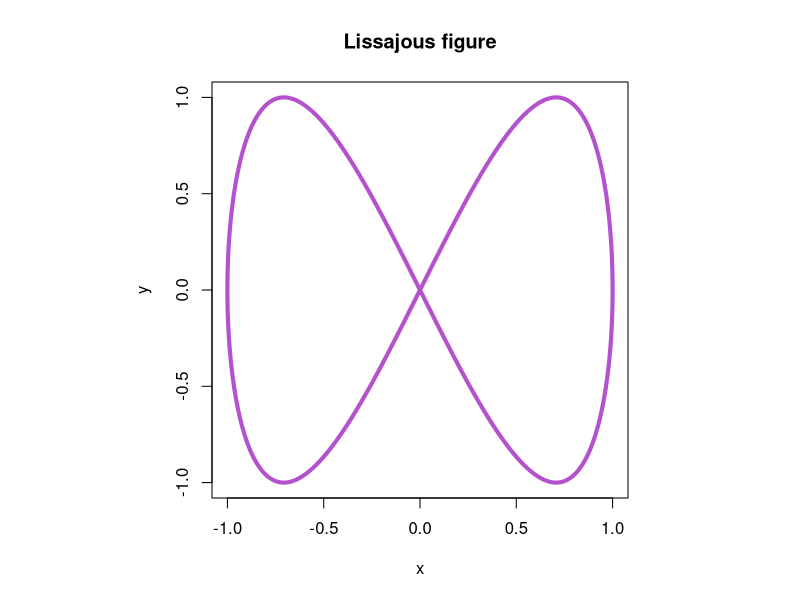
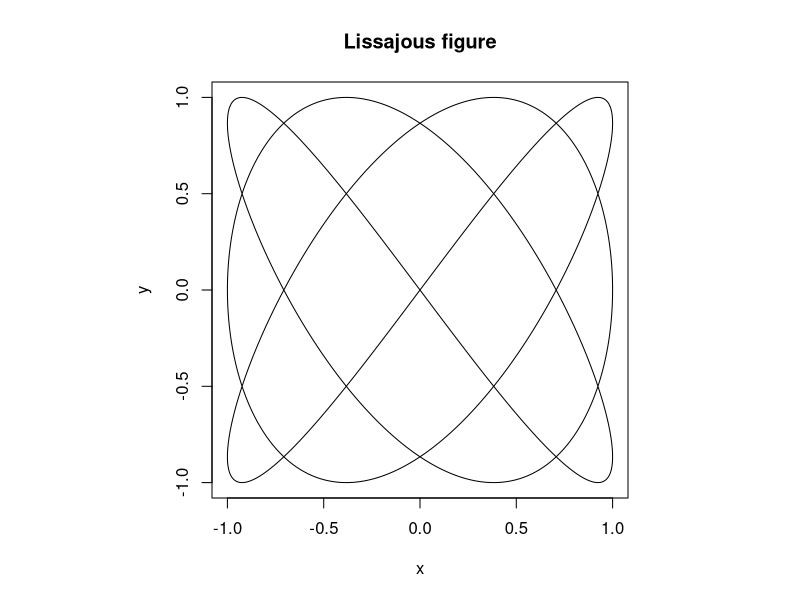
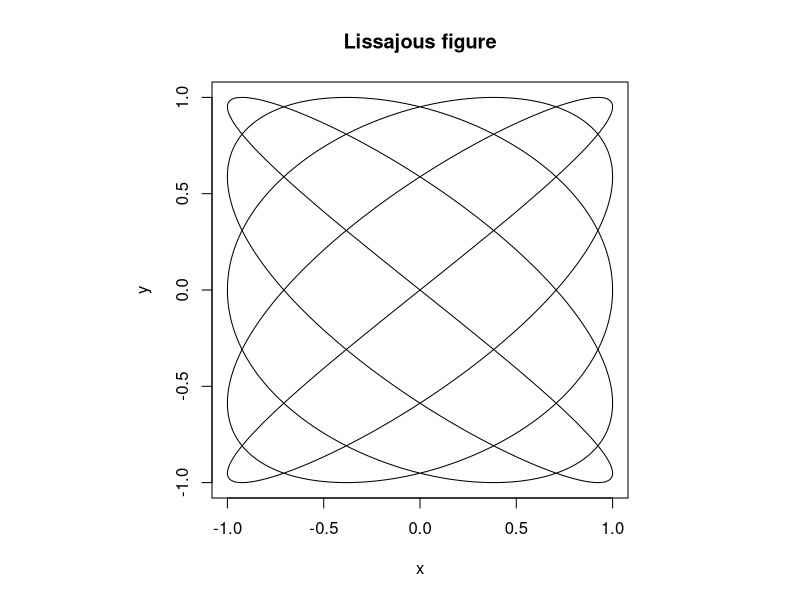

Here is the R script that generated these plots, in order:
## ---- chunk 1
rm( list = ls() )
## ---- chunk 2
par( pty = "s" )

plot(
  x = NULL,
  xlim = c(-1, 1),
  ylim = c(-1, 1),
  main = "Lissajous figure",
  xlab = "x",
  ylab = "y"
)

parameter.vector <-
  seq(
    from = 0,
    to = 2 * pi,
    length.out = 1000
  )

x.vector <-
  sin( parameter.vector )

y.vector <-
  sin( 2 * parameter.vector )

lines(
  x = x.vector,
  y = y.vector,
  lty= "solid",
  lwd = 4,
  col = "mediumorchid3"
)
## ---- chunk 3
par( pty = "s" )

plot(
  x = NULL,
  xlim = c(-1, 1),
  ylim = c(-1, 1),
  main = "Lissajous figure",
  xlab = "x",
  ylab = "y"
)

parameter.vector <-
  seq(
    from = 0,
    to = 2 * pi,
    length.out = 1000
  )

x.vector <-
  sin( 3 * parameter.vector + pi/2 )

y.vector <-
  sin( 4 * parameter.vector )

lines(x.vector, y.vector)
## ---- chunk 4
par( pty = "s" )

plot(
  x = NULL,
  xlim = c(-1, 1),
  ylim = c(-1, 1),
  main = "Lissajous figure",
  xlab = "x",
  ylab = "y"
)

parameter.vector <-
  seq(
    from = 0,
    to = 2 * pi,
    length.out = 1000
  )

x.vector <-
  sin( 5 * parameter.vector + pi/4 )

y.vector <-
  sin( 4 * parameter.vector )

lines(x.vector, y.vector)
